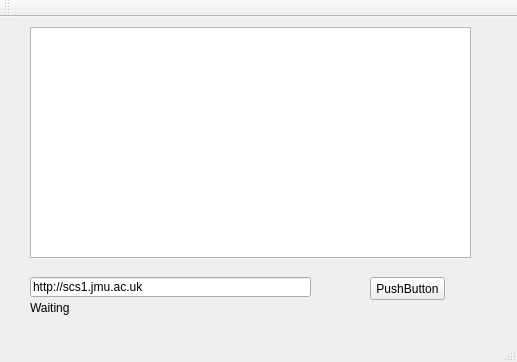
<?xml version="1.0" encoding="UTF-8"?>
<ui version="4.0">
 <class>MainWindow</class>
 <widget class="QMainWindow" name="MainWindow">
  <property name="geometry">
   <rect>
    <x>0</x>
    <y>0</y>
    <width>517</width>
    <height>362</height>
   </rect>
  </property>
  <property name="windowTitle">
   <string>MainWindow</string>
  </property>
  <widget class="QWidget" name="centralWidget">
   <widget class="QLabel" name="label">
    <property name="geometry">
     <rect>
      <x>30</x>
      <y>280</y>
      <width>121</width>
      <height>21</height>
     </rect>
    </property>
    <property name="text">
     <string>Waiting</string>
    </property>
   </widget>
   <widget class="QPushButton" name="pushButton">
    <property name="geometry">
     <rect>
      <x>370</x>
      <y>260</y>
      <width>75</width>
      <height>23</height>
     </rect>
    </property>
    <property name="text">
     <string>PushButton</string>
    </property>
   </widget>
   <widget class="QLineEdit" name="lineEdit">
    <property name="geometry">
     <rect>
      <x>30</x>
      <y>260</y>
      <width>281</width>
      <height>20</height>
     </rect>
    </property>
    <property name="text">
     <string>http://scs1.jmu.ac.uk</string>
    </property>
   </widget>
   <widget class="QPlainTextEdit" name="plainTextEdit">
    <property name="geometry">
     <rect>
      <x>30</x>
      <y>10</y>
      <width>441</width>
      <height>231</height>
     </rect>
    </property>
    <property name="font">
     <font>
      <family>Consolas</family>
      <pointsize>9</pointsize>
     </font>
    </property>
   </widget>
  </widget>
  <widget class="QMenuBar" name="menuBar">
   <property name="geometry">
    <rect>
     <x>0</x>
     <y>0</y>
     <width>517</width>
     <height>21</height>
    </rect>
   </property>
  </widget>
  <widget class="QToolBar" name="mainToolBar">
   <attribute name="toolBarArea">
    <enum>TopToolBarArea</enum>
   </attribute>
   <attribute name="toolBarBreak">
    <bool>false</bool>
   </attribute>
  </widget>
  <widget class="QStatusBar" name="statusBar"/>
 </widget>
 <layoutdefault spacing="6" margin="11"/>
 <resources/>
 <connections/>
</ui>
